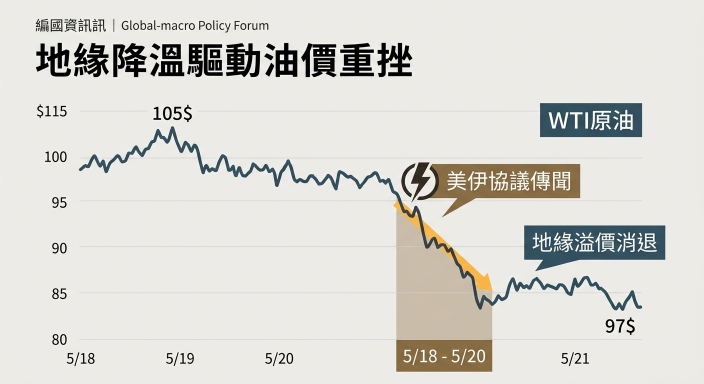
#> input picture output/weekly/2026-05-21/weekly_web_hero.png, 1408 x 768 px (shown at 1/2 size)
$ python -i 96_generate_final_video_from_tts.py   (imports and definitions only)
#> lines starting #> are read from the running program, lines starting #| are printed output that depends on the picture
#!/usr/bin/env python3
# -*- coding: utf-8 -*-

"""
96 Generate Final Video From TTS

Purpose:
- Compose final weekly macro video from existing Step 92/94/95 outputs.
- Do NOT regenerate script.
- Do NOT regenerate TTS.
- Use tts_audio_manifest.json as the deterministic timeline.
- Show current scene image, active speaker avatar, and dialogue subtitles.

Inputs:
- output/weekly/YYYY-MM-DD/video_dialogue_script.json
- output/weekly/YYYY-MM-DD/tts_audio_manifest.json
- output/weekly/YYYY-MM-DD/tts_audio/full_dialogue.wav
- output/weekly/YYYY-MM-DD/visual_sequence_images/scene_XX.png
- assets/tom.png optional
- assets/miranda.png optional

Outputs:
- output/weekly/YYYY-MM-DD/final/weekly_macro_video.mp4
- output/weekly/YYYY-MM-DD/final/video_composition_manifest.json
"""

import argparse
import json
import os
import shutil
import subprocess
from pathlib import Path
from typing import Any, Dict, List, Optional, Tuple

from PIL import Image, ImageDraw, ImageEnhance, ImageFilter, ImageFont, ImageOps


ROOT_DIR = Path(__file__).resolve().parents[1]
OUTPUT_WEEKLY_DIR = ROOT_DIR / "output" / "weekly"
ASSETS_DIR = ROOT_DIR / "assets"

VIDEO_WIDTH = 1280
VIDEO_HEIGHT = 720
FPS = 30

OUTER_MARGIN = 28
MAIN_TOP = 24
MAIN_HEIGHT = 520
SUBTITLE_TOP = 570
SUBTITLE_HEIGHT = 150
AVATAR_SIZE = 92

BG_DARK = (10, 14, 28)
TEXT_WHITE = (245, 247, 250)
TOM_GLOW = (56, 189, 248)
MIRANDA_GLOW = (168, 85, 247)


# [9 lines left out: function parse_bool, not called in this run]


def load_json(path: Path) -> Any:
    with path.open("r", encoding="utf-8-sig") as f:
        return json.load(f)


# [24 lines left out: functions save_json, find_latest_week_dir, resolve_week_dir, not called in this run]


def find_font(size: int, bold: bool = False):
#> called with size = 28, bold = True
    candidates = [
        "/usr/share/fonts/opentype/noto/NotoSansCJK-Bold.ttc" if bold else "/usr/share/fonts/opentype/noto/NotoSansCJK-Regular.ttc",
        "/usr/share/fonts/opentype/noto/NotoSansCJKtc-Bold.otf" if bold else "/usr/share/fonts/opentype/noto/NotoSansCJKtc-Regular.otf",
        "/usr/share/fonts/truetype/noto/NotoSansCJK-Bold.ttc" if bold else "/usr/share/fonts/truetype/noto/NotoSansCJK-Regular.ttc",
        "/usr/share/fonts/truetype/wqy/wqy-microhei.ttc",
        "msjhbd.ttc" if bold else "msjh.ttc",
    ]
    for path in candidates:
        try:
            return ImageFont.truetype(path, size)
        except Exception:
            continue
#> further down, picture is the input picture: PIL image 1408x768 RGB; mean R, G, B 217.2, 216.4, 211.3
    return ImageFont.load_default()


FONT_TITLE = find_font(28, bold=True)
FONT_SUBTITLE = find_font(35, bold=True)
FONT_SPEAKER = find_font(24, bold=True)
FONT_SMALL = find_font(19, bold=False)


def run_cmd(cmd: List[str]) -> None:
    print("[CMD]", " ".join(str(x) for x in cmd))
    subprocess.run(cmd, check=True)


# [33 lines left out: functions ffprobe_duration, safe_rel, find_scene_image, not called in this run]


def make_background(scene_image: Image.Image) -> Image.Image:
    bg = ImageOps.fit(scene_image.convert("RGB"), (VIDEO_WIDTH, VIDEO_HEIGHT))
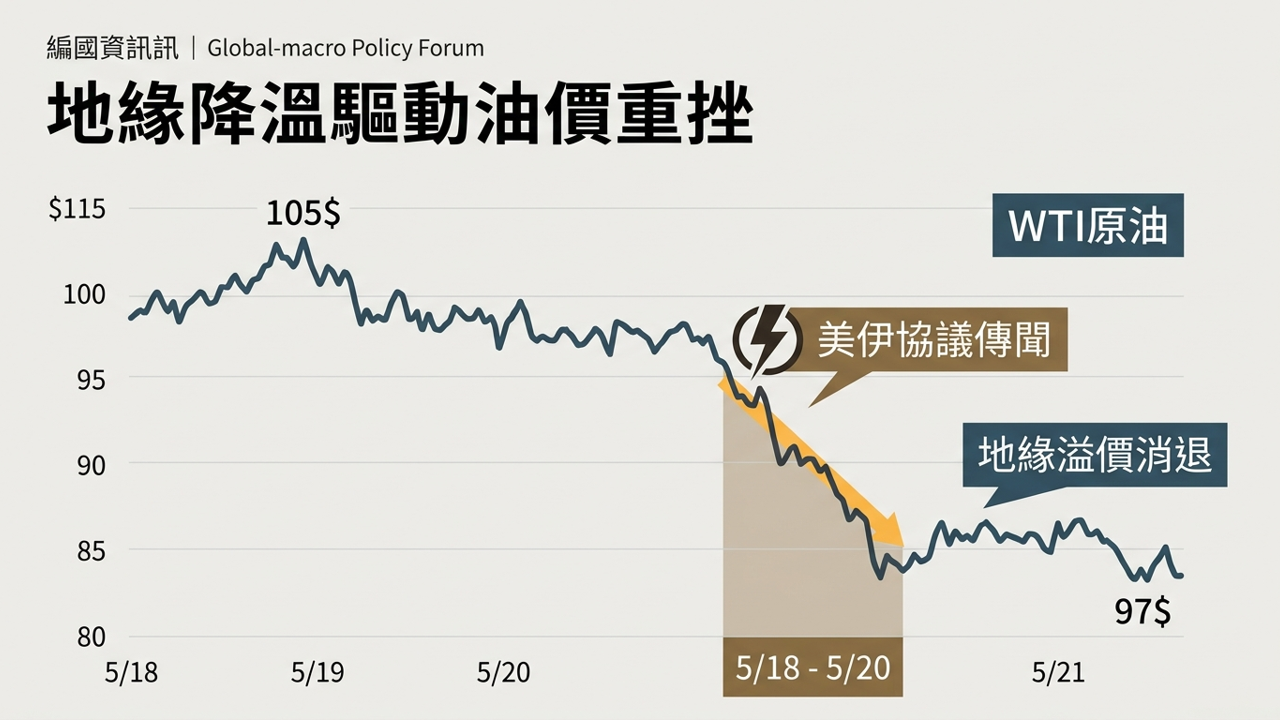
#> bg: PIL image 1280x720 RGB; mean R, G, B 216.7, 215.9, 210.7
    bg = bg.filter(ImageFilter.GaussianBlur(radius=18))
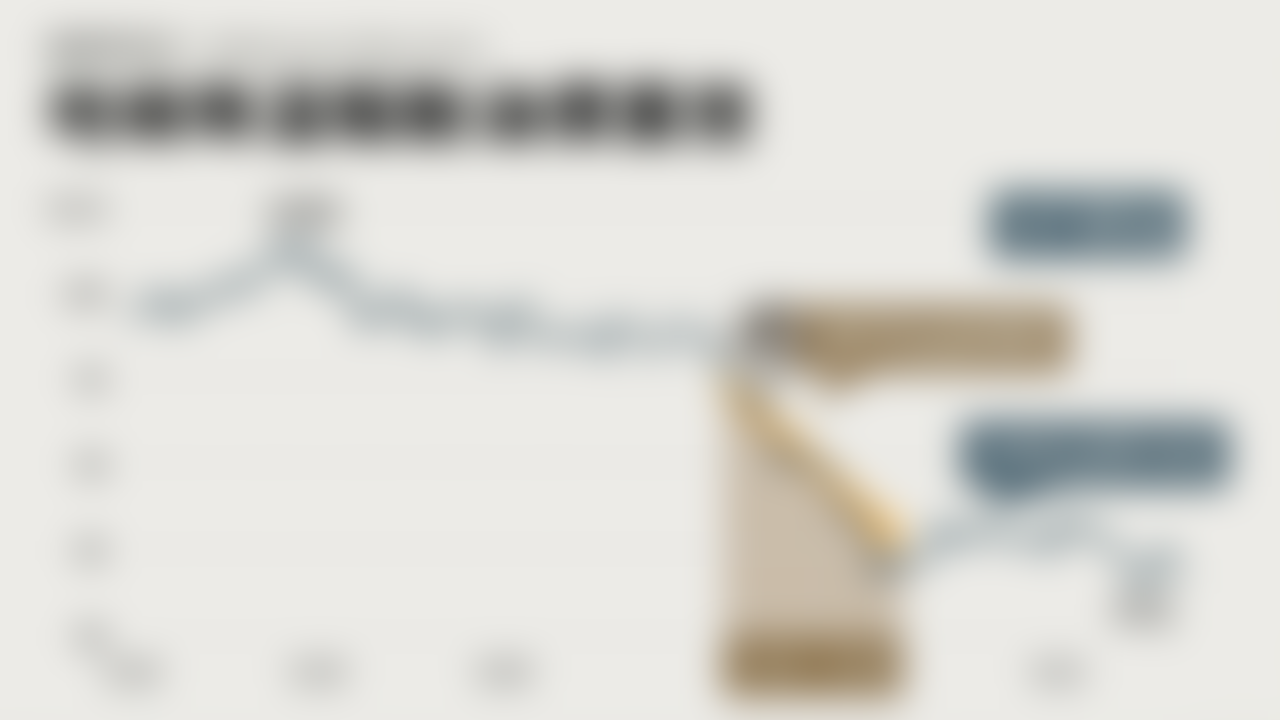
#> bg: PIL image 1280x720 RGB; mean R, G, B 216.9, 215.9, 210.8
    bg = ImageEnhance.Brightness(bg).enhance(0.35)
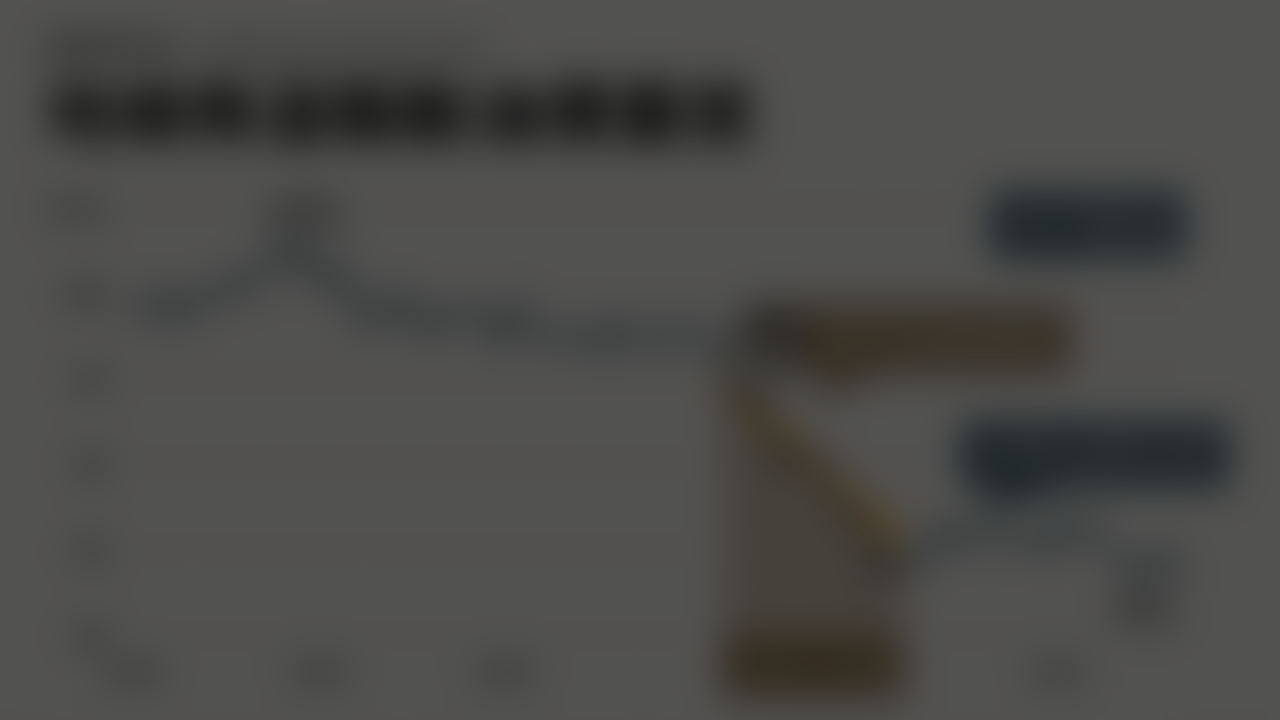
#> bg: PIL image 1280x720 RGB; mean R, G, B 75.4, 75.1, 73.2
    overlay = Image.new("RGB", (VIDEO_WIDTH, VIDEO_HEIGHT), BG_DARK)
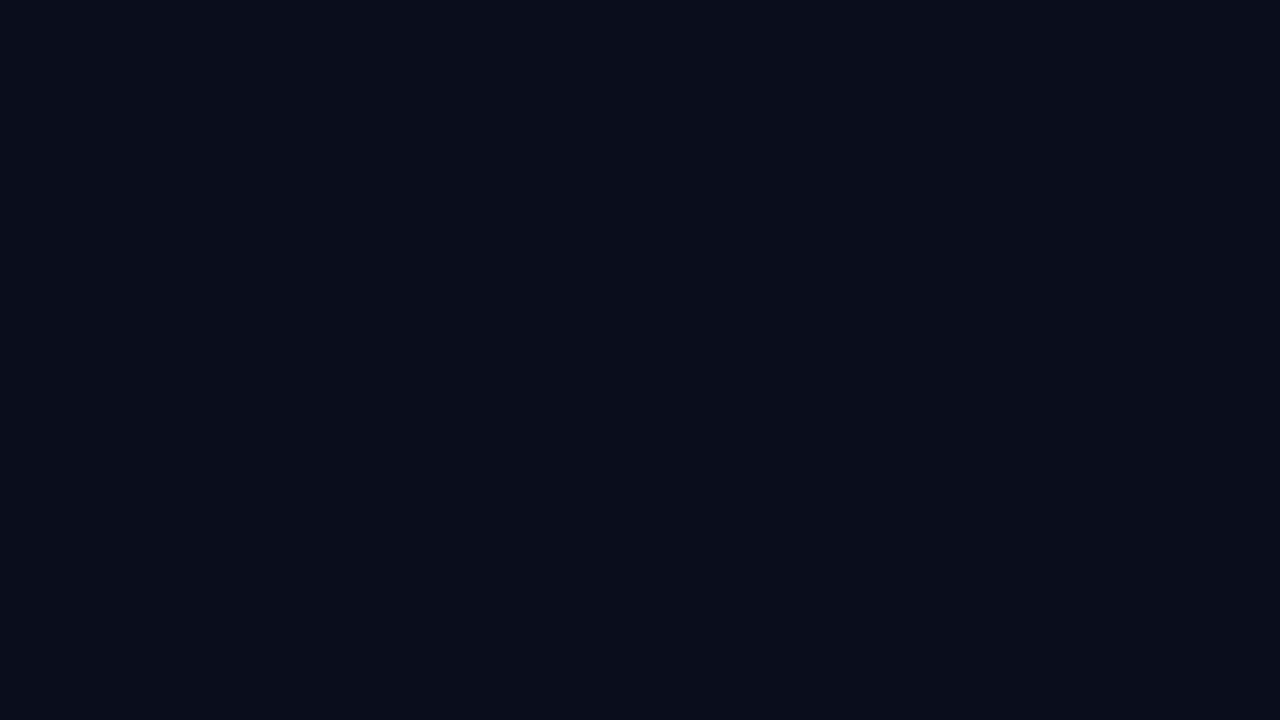
#> overlay: PIL image 1280x720 RGB; mean R, G, B 10, 14, 28
    return Image.blend(bg, overlay, alpha=0.35)
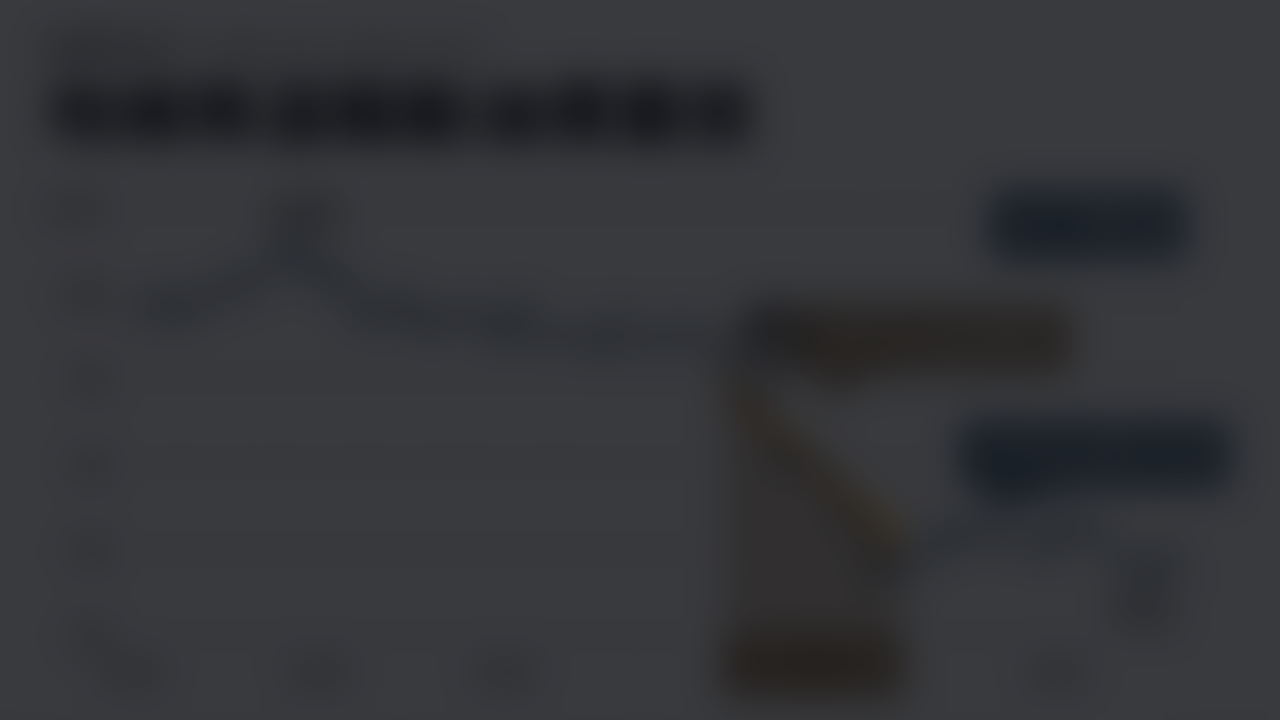
#> returned value: PIL image 1280x720 RGB; mean R, G, B 51.9, 53.3, 56.8


# [374 lines left out: functions paste_main_scene, make_circle_avatar, paste_avatar, wrap_cjk_text, draw_subtitle_band, split_text_chunks and 5 more, not called in this run]


# [2 lines not run here, left out]

>>> from PIL import Image
>>> picture = Image.open('../output/weekly/2026-05-21/weekly_web_hero.png')
>>> result = make_background(picture)
